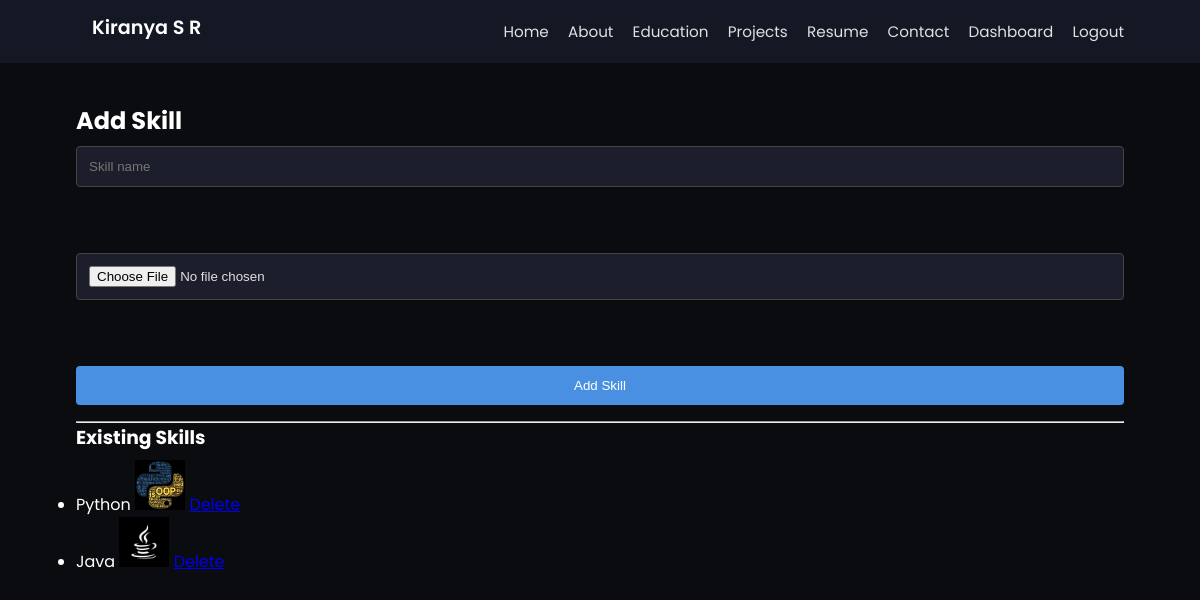
Page /admin/skills/edit (signed in) on the committed database.
### tables this page shows
CREATE TABLE skills (
    id INTEGER PRIMARY KEY AUTOINCREMENT,
    name TEXT NOT NULL,
    image TEXT
);

### app.py (the view, shortened to what this page needs)
@app.route('/admin/skills/edit', methods=['GET', 'POST'])
def edit_skills():
    if not session.get('admin'):
        return redirect('/login')
    conn = sqlite3.connect('database.db')
    c = conn.cursor()
    c.execute('SELECT * FROM skills')
    skills = c.fetchall()
    conn.close()
    return render_template('edit_skills.html', skills=skills)

### templates/edit_skills.html (shortened to what this page needs)
{% extends "layout.html" %}
{% block content %}
<h2>Add Skill</h2>
<form method="POST" enctype="multipart/form-data">
  <input type="text" name="name" placeholder="Skill name" required><br><br>
  <input type="file" name="image" accept="image/*"><br><br>
  <button type="submit">Add Skill</button>
</form>
<hr>
<h3>Existing Skills</h3>
<ul>
  {% for skill in skills %}
    <li>
      {{ skill[1] }}
      {% if skill[2] %}
        <img src="{{ url_for('static', filename='images/' ~ skill[2]) }}" width="50" height="50">
      {% endif %}
      <a href="{{ url_for('delete_skill', skill_id=skill[0]) }}">Delete</a>
    </li>
  {% endfor %}
</ul>
{% endblock %}

### static/css/style.css (style rules this page uses)
body { font-family: 'Poppins', sans-serif; margin: 0; padding: 0; background-color: #0f1117; color: #e0e0e0; }
h1, h2, h3, h4 { font-family: 'Poppins', sans-serif; color: #ffffff; margin: 0 0 0.5rem; }
form input, form textarea, form button { display: block; width: 100%; padding: 0.75rem; margin-bottom: 1rem; border-radius: 4px; border: 1px solid #444; background-color: #1c1f2b; color: #e0e0e0; }
form button { background: #4a90e2; color: white; border: none; cursor: pointer; transition: 0.3s; }
* { margin: 0; padding: 0; box-sizing: border-box; }
body { font-family: 'Poppins', sans-serif; background-color: #0b0c10; color: #fff; }

### rows in the picture
skills: name "Python", image (picture)
skills: name "Java", image (picture)
